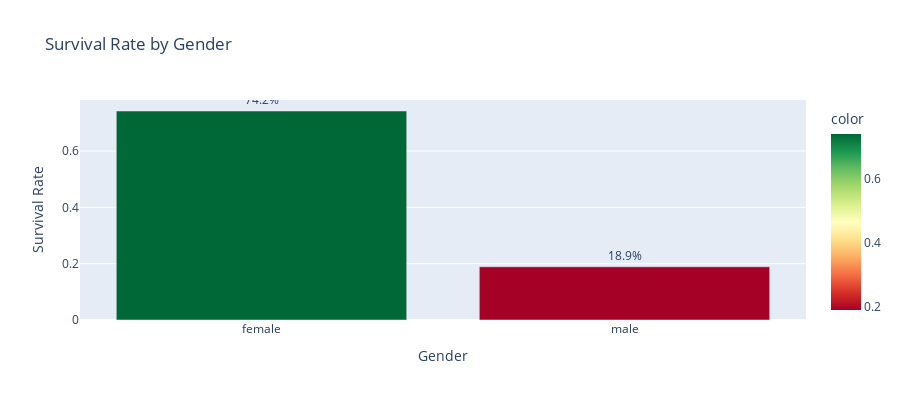

Notebook code for this chart:
### Markdown cell above
## 4. Key Visualizations

### Code cell
# Survival by Gender
survival_by_sex = train_df.groupby('Sex')['Survived'].mean()

fig = px.bar(
    x=survival_by_sex.index, 
    y=survival_by_sex.values,
    title="Survival Rate by Gender", 
    labels={'x': 'Gender', 'y': 'Survival Rate'},
    color=survival_by_sex.values, 
    color_continuous_scale='RdYlGn',
    text=survival_by_sex.values
)
fig.update_traces(texttemplate='%{text:.1%}', textposition='outside')
fig.update_layout(showlegend=False, height=400)
fig.show()

### Figure 1 — Plotly figure (JSON) as saved in the notebook; plotly's stock layout.template omitted (floating-point values rounded to 4 significant figures)
{"data": [{"alignmentgroup": "True", "hovertemplate": "Gender=%{x}<br>Survival Rate=%{y}<br>text=%{text}<br>color=%{marker.color}<extra></extra>", "legendgroup": "", "marker": {"color": [0.742, 0.1889], "coloraxis": "coloraxis", "pattern": {"shape": ""}}, "name": "", "offsetgroup": "", "orientation": "v", "showlegend": false, "text": [0.742, 0.1889], "textposition": "outside", "texttemplate": "%{text:.1%}", "type": "bar", "x": ["female", "male"], "xaxis": "x", "y": [0.742, 0.1889], "yaxis": "y"}], "layout": {"barmode": "relative", "coloraxis": {"colorbar": {"title": {"text": "color"}}, "colorscale": [[0.0, "rgb(165,0,38)"], [0.1, "rgb(215,48,39)"], [0.2, "rgb(244,109,67)"], [0.3, "rgb(253,174,97)"], [0.4, "rgb(254,224,139)"], [0.5, "rgb(255,255,191)"], [0.6, "rgb(217,239,139)"], [0.7, "rgb(166,217,106)"], [0.8, "rgb(102,189,99)"], [0.9, "rgb(26,152,80)"], [1.0, "rgb(0,104,55)"]]}, "height": 400, "legend": {"tracegroupgap": 0}, "showlegend": false, "title": {"text": "Survival Rate by Gender"}, "xaxis": {"anchor": "y", "domain": [0.0, 1.0], "title": {"text": "Gender"}}, "yaxis": {"anchor": "x", "domain": [0.0, 1.0], "title": {"text": "Survival Rate"}}}}
